Frame 1 (no input): blank canvas, image omitted
Frame 60 (the mouse pressed at the canvas centre just before this capture): blank canvas, image omitted
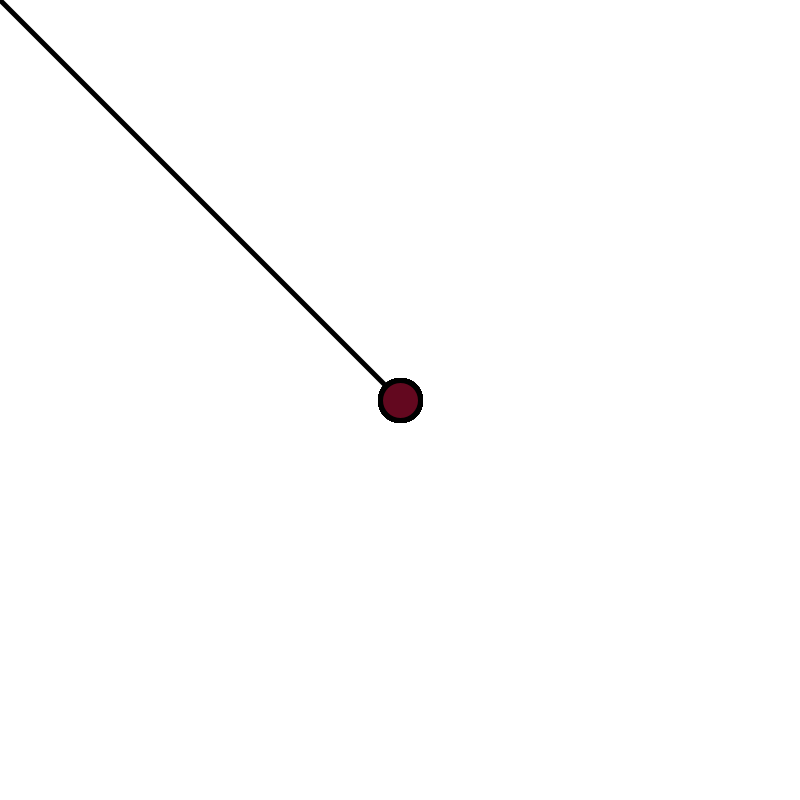
Frame 120 (the mouse held since frame 60 and released just before this capture)

The Processing sketch whose frames 1 and 60 were blank and that drew this single picture after the mouse press (run headless with seeded random() and noise(); from frame 60 on, the mouse is pressed at the canvas centre):

// Processing sketch: processing_37281
// ── processing_37281.pde

//Hi there my name is Mark and this is my art design project.


void setup()
{
  background(255);
  size(800,800);
 
}

void draw()
{
  
  smooth();
  if(mousePressed == false)
  {
    cursor(ARROW);
  }
     else{
      cursor(CROSS);
      
    
    strokeWeight(5);
    line(mouseX,mouseY,pmouseX,pmouseY);
    
    ellipse(mouseX,mouseY,40,40);
    
    mouseDragged();
    
    }
      //if(m > 255)
      //{
       // m = 0;
       
      //}
    
    if(mousePressed)
    
    {
      fill(random(255),random(150),random(50));
      
    }
   
   
}

void keyPressed()
{
  if(key == '1')
  {
    background(255);
  }
  if(keyPressed == true)
  {
    background(255);
  }
}
